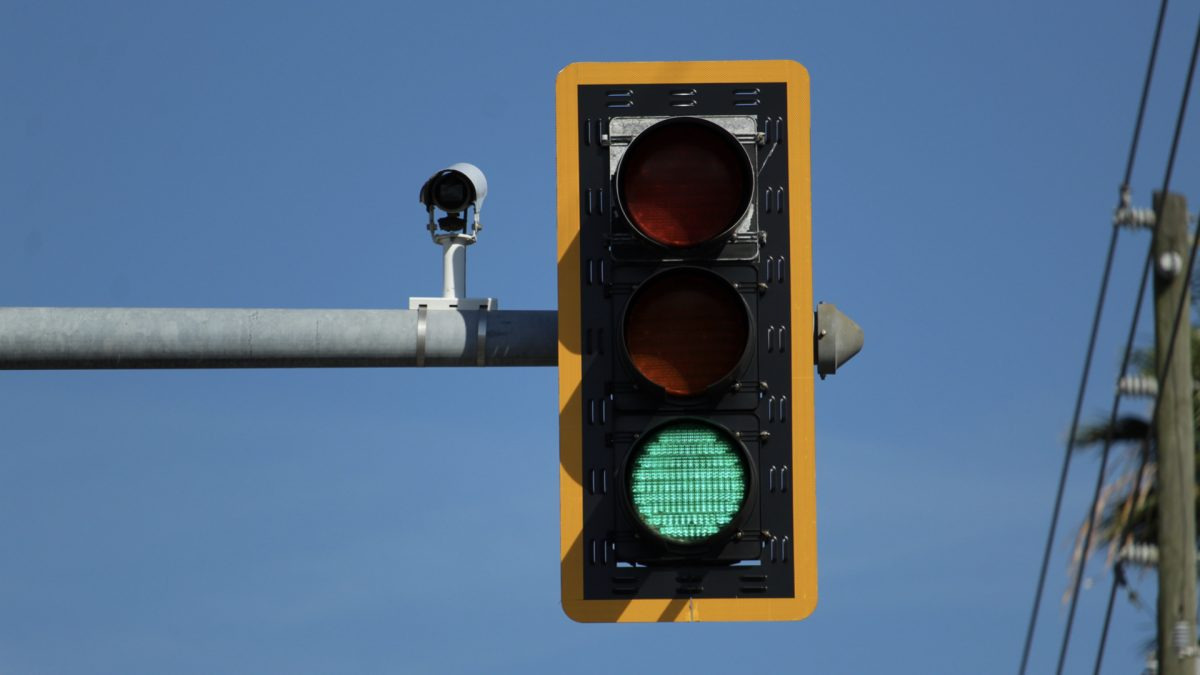
#> input picture semaforos_fotos/verde2.jpeg, 1200 x 675 px, found by its file name
$ python semaforo_semifinal.py
#> lines starting #> are read from the running program, lines starting #| are printed output that depends on the picture; after the words box and inside, x2 and y2 are one past the last pixel; in counts of white or black regions, pixels touching at a corner belong together
import numpy as np
import cv2
import os

username = input("Enter your username: ")
#> the answer given: semaforos_fotos/verde2.jpeg
username = username.strip()

img_path = os.path.join("C:\\Users", username, "Desktop", "verde2.jpeg")
img = cv2.imread(img_path)
#> img is the input picture: shape (675, 1200, 3); mean B, G, R 136.8, 109.5, 84.4

# HSV color ranges
color_range = {
    "Red": (np.array([0, 50, 50]), np.array([10, 255, 255])),
    "Yellow": (np.array([10, 50, 50]), np.array([40, 255, 255])),
    "Green": (np.array([35, 50, 50]), np.array([80, 255, 255]))
}

# Convert to HSV color space
hsv = cv2.cvtColor(img, cv2.COLOR_BGR2HSV)
#> hsv: shape (675, 1200, 3); mean H, S, V 95.5, 113.5, 143.9

# Gaussian blur and Canny edge detection
blur = cv2.GaussianBlur(cv2.cvtColor(img, cv2.COLOR_BGR2GRAY), (5, 5), 0)
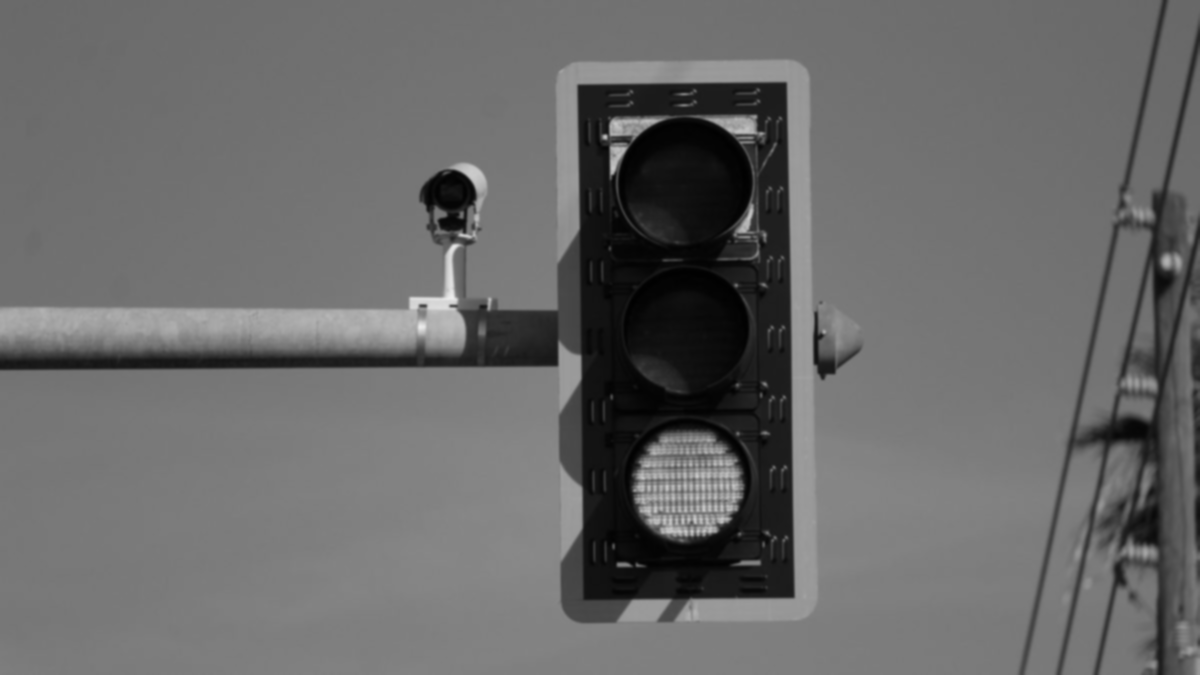
#> blur: shape (675, 1200); min 0, max 236, mean 105.1
edges = cv2.Canny(blur, threshold1=30, threshold2=100)
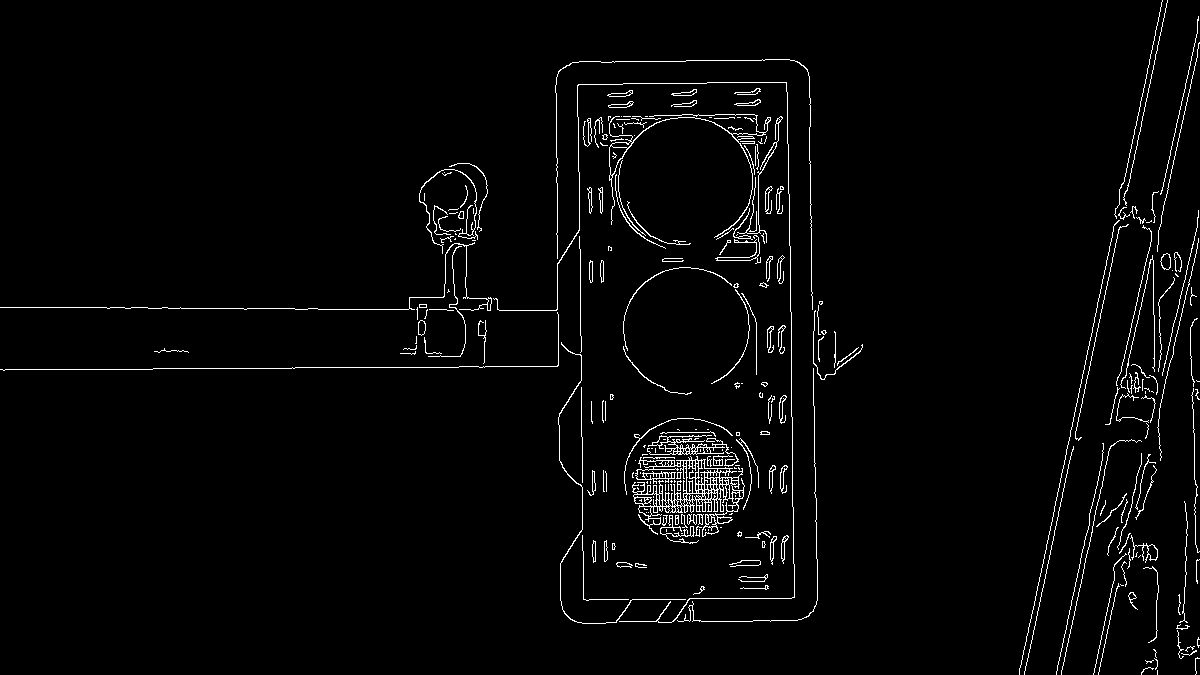
#> edges: shape (675, 1200); 2.5% white in thin lines or dots

# Traffic light detection
semaforo = None

minDist = 30
param1 = 50
param2 = 30
minRadius = 5
maxRadius = 50

for color, (poco, mucho) in color_range.items():
    color_mask = cv2.inRange(hsv, poco, mucho)
    cv2.imshow("color_mask1", color_mask)
    color_mask = cv2.bitwise_and(color_mask, edges)
    cv2.imshow("color_mask2", color_mask)


    circles = cv2.HoughCircles(color_mask, cv2.HOUGH_GRADIENT, 1, minDist, param1, param2, minRadius, maxRadius)

    if circles is not None:
        semaforo = color
        circles = np.round(circles[0, :]).astype(int)

        if circles.ndim == 2 and circles.shape[1] == 3:
            #print("Circles array:", circles)
            x, y, r = circles[0]
            center = (x, y)
            radius = r
            cv2.circle(img, center, radius, (0, 0, 255), 2)
        elif circles.ndim == 1 and circles.size == 3:
            x, y, r = circles
            center = (x, y)
            radius = r
            cv2.circle(img, center, radius, (0, 0, 255), 2)
        break
#> this loop made 1 pass
#> (x, y, r, radius) on pass 1: (684, 186, 58, 58)
#> pass 1, `color_mask = cv2.inRange(hsv, poco, mucho)`:
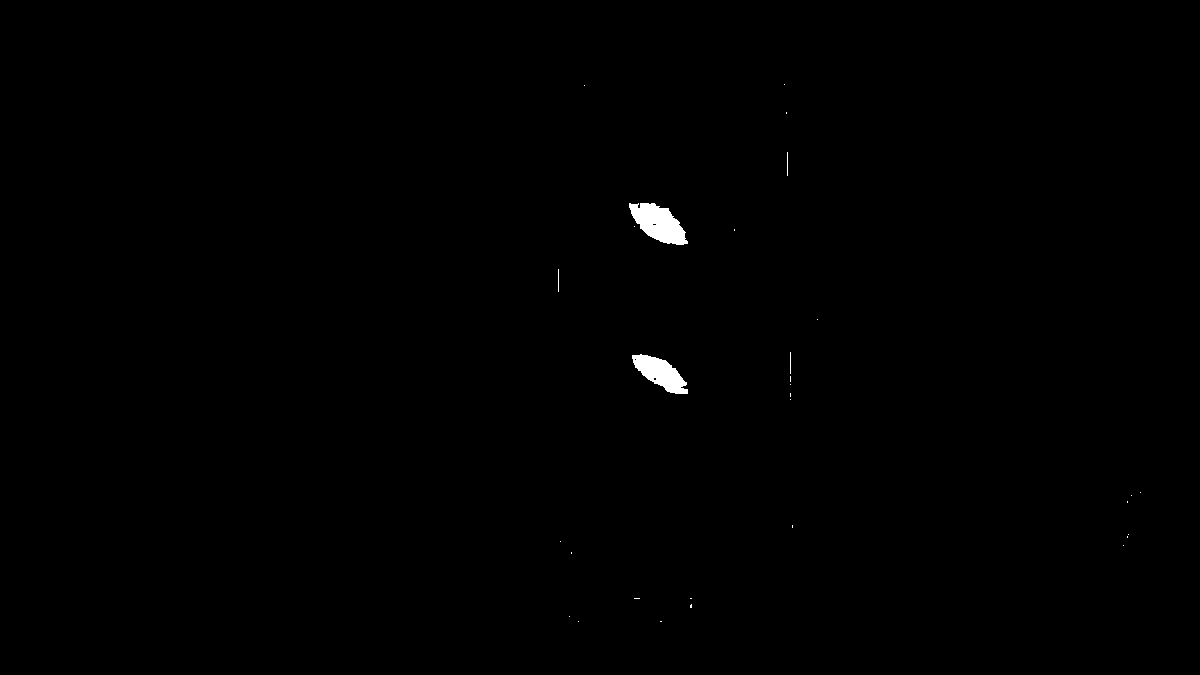
#> color_mask: shape (675, 1200); 0.35% white; 30 white regions (25 under 20 px), largest, box (x1, y1, x2, y2) and area: (629, 203, 688, 245) 1493, (632, 354, 688, 394) 1182, (787, 152, 788, 176) 24, (558, 269, 559, 292) 23, (790, 352, 791, 374) 22
#> pass 1, `color_mask = cv2.bitwise_and(color_mask, edges)`:
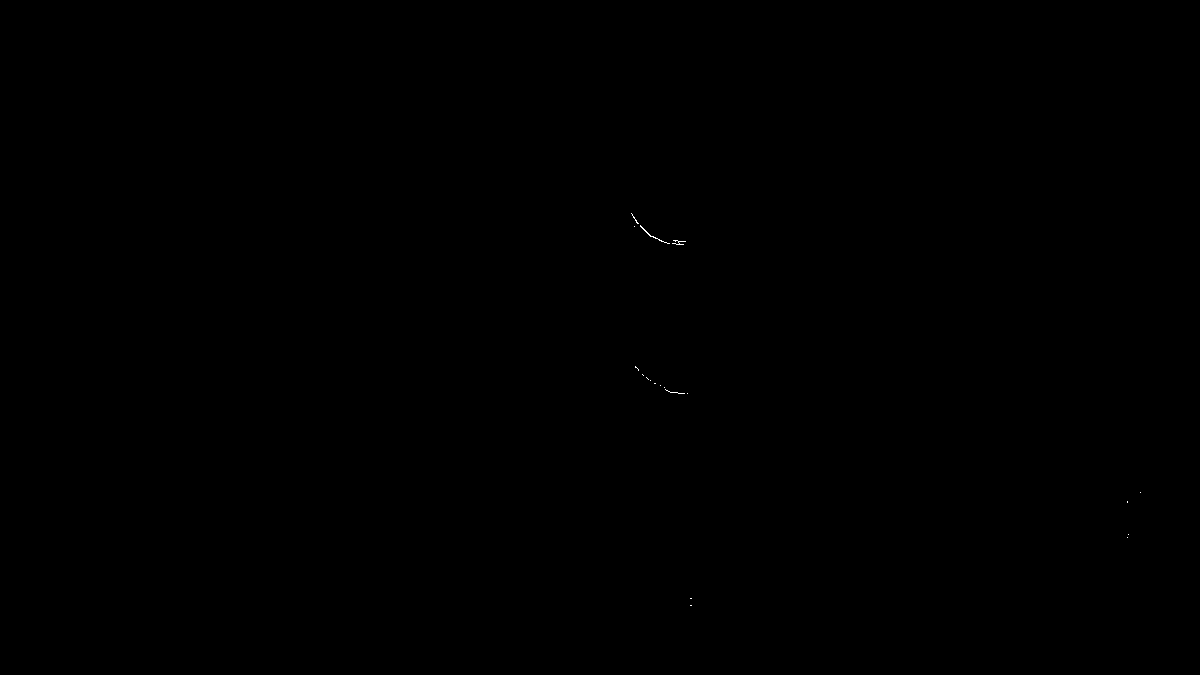
#> color_mask: shape (675, 1200); 0.02% white in thin lines or dots, all inside (x1, y1, x2, y2) = (631, 213, 1141, 606)
#> after the loop:
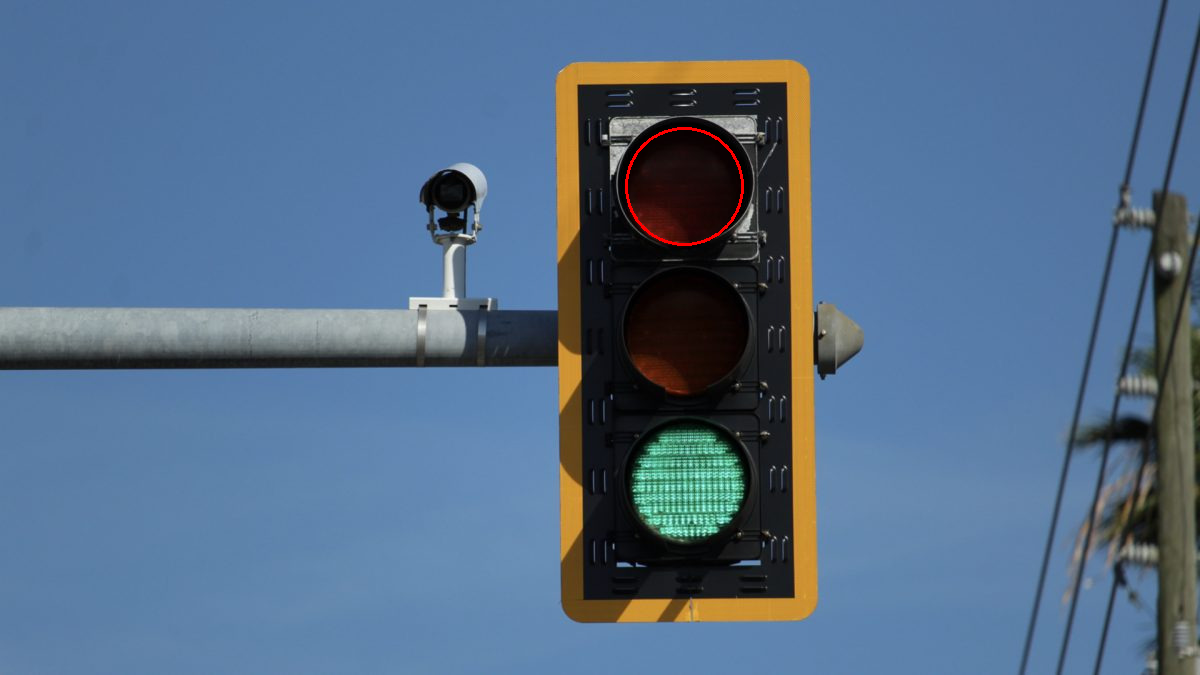
#> img: shape (675, 1200, 3); 0.14% of pixels changed, all inside (x1, y1, x2, y2) = (625, 127, 744, 246)
#> after the loop, r = 58; radius = 58; semaforo = 'Red'; x = 684; y = 186

# Traffic light status
if semaforo is not None:
    print("The color of the traffic light is:", semaforo)
#| The color of the traffic light is: Red
else:
    print("No traffic light detected")

# Display the result
cv2.imshow("Traffic Light Detected", img)
cv2.waitKey(0)
cv2.destroyAllWindows()
